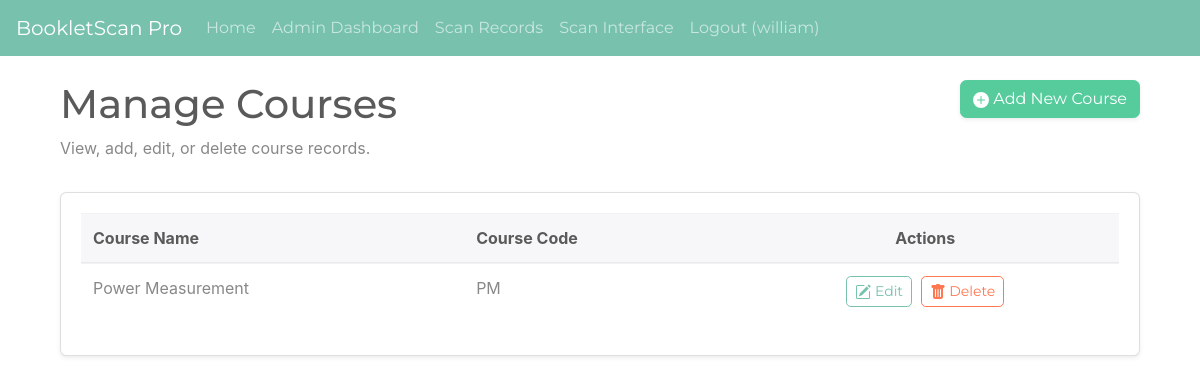
Screenshot of /admin/courses (signed in) with the database file from the repository.
### Booklet_Scan/app/models.py (models this page shows, shortened)
class AdminUser(UserMixin, db.Model):
    id = db.Column(db.Integer, primary_key=True)
    username = db.Column(db.String(64), index=True, unique=True, nullable=False)
    password_hash = db.Column(db.String(256), nullable=False)

class Course(db.Model):
    id = db.Column(db.Integer, primary_key=True)
    name = db.Column(db.String(128), unique=True, nullable=False)
    code = db.Column(db.String(20), unique=True, nullable=True) # E.g., CS101

### Booklet_Scan/app/admin/routes.py (the view)
@bp.route('/courses')
def list_courses():
    page = request.args.get('page', 1, type=int)
    courses = Course.query.order_by(Course.name).paginate(page=page, per_page=10)
    return render_template('admin/courses_list.html', courses=courses, title='Manage Courses')

### Booklet_Scan/app/admin/routes.py (called while the page is built)
def is_admin():
    return current_user.is_authenticated and hasattr(current_user, 'username')

@bp.before_request
@login_required # Ensures user is logged in for all admin routes
def before_request():
    if not is_admin(): # Or a more specific role check if you add roles
        flash('You do not have permission to access the admin area.')
        return redirect(url_for('main.index'))

### Booklet_Scan/app/models.py (called while the page is built)
@login_manager.user_loader
def load_user(id):
    return AdminUser.query.get(int(id))

### Booklet_Scan/app/templates/admin/courses_list.html (shortened to what this page needs)
{% extends "base.html" %}
{% import "bootstrap/wtf.html" as wtf %}
{% block app_content %}
<div class="container mt-4">
    <div class="row mb-3">
        <div class="col-md-9">
            <h1 class="display-5">Manage Courses</h1>
            <p class="text-muted">View, add, edit, or delete course records.</p>
        </div>
        <div class="col-md-3 text-right">
            <a href="{{ url_for('admin.add_course') }}" class="btn btn-success shadow-sm">
                <svg xmlns="http://www.w3.org/2000/svg" width="16" height="16" fill="currentColor" class="bi bi-plus-circle-fill" viewBox="0 0 16 16">
                    <path d="M16 8A8 8 0 1 1 0 8a8 8 0 0 1 16 0zM8.5 4.5a.5.5 0 0 0-1 0v3h-3a.5.5 0 0 0 0 1h3v3a.5.5 0 0 0 1 0v-3h3a.5.5 0 0 0 0-1h-3v-3z"/>
                </svg>
                Add New Course
            </a>
        </div>
    </div>
    <div class="card shadow-sm">
        <div class="card-body">
            {% if courses.items %}
            <table class="table table-hover table-responsive-md">
                <thead class="thead-light">
                    <tr>
                        <th>Course Name</th>
                        <th>Course Code</th>
                        <th class="text-center">Actions</th>
                    </tr>
                </thead>
                <tbody>
                    {% for course_item in courses.items %}
                    <tr>
                        <td>{{ course_item.name }}</td>
                        <td>{{ course_item.code if course_item.code else 'N/A' }}</td>
                        <td class="text-center">
                            <a href="{{ url_for('admin.edit_course', id=course_item.id) }}" class="btn btn-sm btn-outline-primary mr-1">
                                 Edit
                            </a>
                            <form action="{{ url_for('admin.delete_course', id=course_item.id) }}" method="post" style="display:inline;">
                                <button type="submit" class="btn btn-sm btn-outline-danger" onclick="return confirm('Are you sure you want to delete course: {{ course_item.name }}? This action cannot be undone.');">
                                     Delete
                                </button>
                            </form>
                        </td>
                    </tr>
                    {% endfor %}
                </tbody>
            </table>
            {% else %}
            <div class="alert alert-info" role="alert">
                No courses found. You can <a href="{{ url_for('admin.add_course') }}" class="alert-link">add a new course</a>.
            </div>
            {% endif %}
        </div>
    </div>
</div>
{% endblock %}

### Booklet_Scan/app/templates/base.html (shortened to what this page needs)
<!doctype html>
<html lang="en">
  <head>
    <link rel="stylesheet" href="https://bootswatch.com/4/minty/bootstrap.min.css">
  </head>
  <body>
    <nav class="navbar navbar-expand-lg navbar-dark bg-primary fixed-top">
      <a class="navbar-brand" href="{{ url_for('main.index') }}">BookletScan Pro</a>
      <div class="collapse navbar-collapse" id="navbarNav">
        <ul class="navbar-nav mr-auto">
          <li class="nav-item">
            <a class="nav-link" href="{{ url_for('main.index') }}">Home</a>
          </li>
          {% if current_user.is_anonymous %}
          <li class="nav-item">
            <a class="nav-link" href="{{ url_for('auth.login') }}">Admin Login</a>
          </li>
          {% else %}
            {% if current_user.is_authenticated and current_user.username %}
            <li class="nav-item">
              <a class="nav-link" href="{{ url_for('admin.dashboard') }}">Admin Dashboard</a>
            </li>
            <li class="nav-item">
                <a class="nav-link" href="{{ url_for('admin.list_scan_records') }}">Scan Records</a>
            </li>
            {% endif %}
            <li class="nav-item">
              <a class="nav-link" href="{{ url_for('main.scan_ui') }}">Scan Interface</a>
            </li>
            <li class="nav-item">
              <a class="nav-link" href="{{ url_for('auth.logout') }}">Logout ({{ current_user.username if current_user.is_authenticated and current_user.username else 'User' }})</a>
            </li>
          {% endif %}
        </ul>
      </div>
    </nav>
    <div class="container mt-3">
        {% block app_content %}{% endblock %}
    </div>
  </body>
</html>

### Booklet_Scan/app/templates/base.html (style rules this page uses)
body { padding-top: 56px; }

### rows the page displays
AdminUser: username "william"
Course: name "Power Measurement", code "PM"
